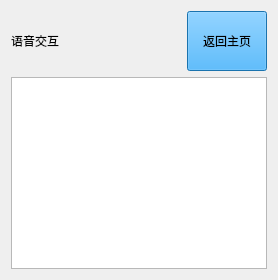
      <widget class="QWidget" name="VoiceInteractionPage">
       <layout class="QVBoxLayout" name="verticalLayout_41">
        <item>
         <layout class="QHBoxLayout" name="horizontalLayout_44">
          <item>
           <widget class="QLabel" name="label_35">
            <property name="styleSheet">
             <string notr="true">font: 18pt &quot;Microsoft YaHei UI&quot;;
color: rgb(0, 0, 0);</string>
            </property>
            <property name="text">
             <string>语音交互</string>
            </property>
           </widget>
          </item>
          <item>
           <spacer name="horizontalSpacer_93">
            <property name="orientation">
             <enum>Qt::Orientation::Horizontal</enum>
            </property>
            <property name="sizeHint" stdset="0">
             <size>
              <width>40</width>
              <height>20</height>
             </size>
            </property>
           </spacer>
          </item>
          <item>
           <widget class="QPushButton" name="VoiceInteraction_BackHomeButton">
            <property name="minimumSize">
             <size>
              <width>0</width>
              <height>60</height>
             </size>
            </property>
            <property name="styleSheet">
             <string notr="true">font: 18pt &quot;Microsoft YaHei UI&quot;;
background-color: rgb(37, 161, 244);
color: rgb(0, 0, 0);
</string>
            </property>
            <property name="text">
             <string>返回主页</string>
            </property>
           </widget>
          </item>
         </layout>
        </item>
        <item>
         <widget class="QTextEdit" name="voiceResultTextEdit">
          <property name="styleSheet">
           <string notr="true">font: 12pt &quot;Microsoft YaHei UI&quot;;
color: rgb(0, 0, 0);</string>
          </property>
          <property name="readOnly">
           <bool>true</bool>
          </property>
         </widget>
        </item>
       </layout>
      </widget>
